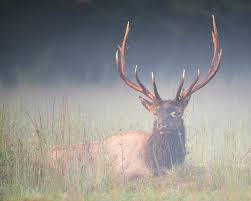
#> input picture imgs/img1.jpeg, 251 x 201 px; its folder holds 4 pictures in this run
$ jupyter execute histogram_equivalization.ipynb
#> lines starting #> are read from the running program, lines starting #| are printed output that depends on the picture
[cell 1]
import numpy as np
import matplotlib.pyplot as plt
from PIL import Image
from collections import Counter, defaultdict
import matplotlib.pyplot as plt
import os
import cv2

[cell 2]
def histogram_equivalization(arr: np.ndarray):
    tot_pixels = arr.shape[0]*arr.shape[1]
    freq = Counter(np.ravel(arr).tolist()) # get freq of the items
    freq = sorted(freq.items(), key=lambda l: l[0]) # sort by intensity values
    mp = defaultdict(int)
    cumm_sum = 0
    for intensity, count in freq:
        cumm_sum += count
        prob = cumm_sum/tot_pixels
        mp[intensity] = int(255*prob)

    map_func = np.vectorize(lambda x: mp.get(x, x)) # func to map old intensities to new intensities
    new_arr = map_func(arr)
    return new_arr.astype(np.uint8) # 8 bit encoding for grayscale image

def adaptive_histogram_equivalization(arr: np.ndarray, tile_size: int):
    new_arr = arr.copy()
    for i in range(0, arr.shape[0], tile_size):
        for j in range(0, arr.shape[1], tile_size):
            new_arr[i:i+tile_size, j:j+tile_size] = cv2.equalizeHist(arr[i:i+tile_size, j:j+tile_size])
    return new_arr

[cell 3]
image_paths = [os.path.join('imgs', filename) for filename in os.listdir("imgs")]
num_images = len(image_paths)
clahe = cv2.createCLAHE(clipLimit=2, tileGridSize=(8, 8))
_, axs = plt.subplots(num_images, 3, figsize=(15, 4*num_images))
for i in range(num_images):
    original_arr = np.array(Image.open(image_paths[i]))
#> original_arr is the input picture: shape (201, 251, 3); mean R, G, B 141.7, 140.9, 139.4
    min_val, max_val = np.min(original_arr), np.max(original_arr)
#> min_val = 31; max_val = 255

    axs[i, 0].imshow(original_arr, cmap="gray")
    axs[i, 0].axis("off")
    # Plot the histogram of the original image in the middle column
    axs[i, 1].hist(original_arr.ravel(), bins=256, range=(0, 255), color='black')
    axs[i, 1].set_title("Original Histogram")
    axs[i, 1].set_xlim([0, 255])
    axs[i, 1].axvline(min_val, color='red', linestyle='--', linewidth=2, label=f'Min: {min_val}')
    axs[i, 1].axvline(max_val, color='blue', linestyle='--', linewidth=2, label=f'Max: {max_val}')
    axs[i, 1].legend(loc='upper right')

    axs[i, 2].imshow(histogram_equivalization(original_arr), cmap="gray")
#> in histogram_equivalization, `freq = Counter(np.ravel(arr).tolist())`: freq = 225 items
#> in histogram_equivalization, `freq = sorted(freq.items(), key=lambda l: l[0])`: freq = 225 pairs, first value 31 to 255, second value 5 to 1441
#> the loop in histogram_equivalization, `for intensity, count in freq:` made 225 passes
#> (count, cumm_sum, prob) on passes 1 to 3: (5, 5, 9.91e-05), (25, 30, 0.000595), (43, 73, 0.00145)
#> after the loop in histogram_equivalization, `for intensity, count in freq:`: cumm_sum = 151353; mp = 225 items
#> in histogram_equivalization, `new_arr = map_func(arr)`:
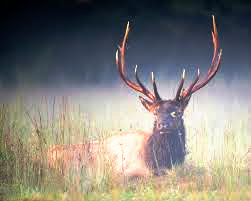
#> new_arr: shape (201, 251, 3) int64; mean R, G, B 397.1, 387.1, 368.9; drawn with min black and max white
#> in histogram_equivalization, `return new_arr.astype(np.uint8)`:
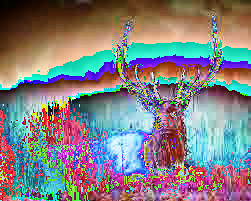
#> returned value: shape (201, 251, 3); mean of channels 0, 1, 2 129.1, 127.4, 129.8; drawn as B, G, R
    axs[i, 2].axis("off")
#> pass 2 of the loop `for i in range(num_images):`:
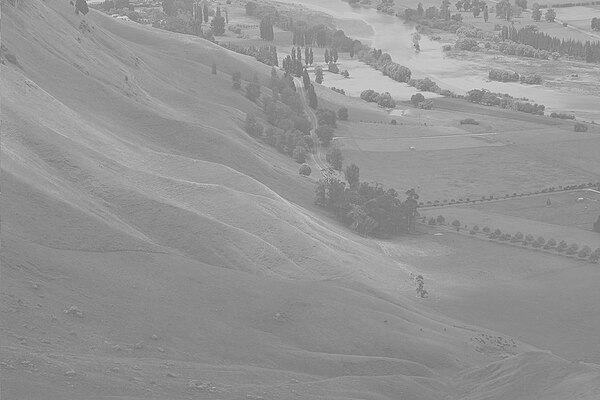
#> input picture imgs/img1.jpg, 600 x 400 px
#> original_arr is the input picture: shape (400, 600); min 96, max 228, mean 148
#> `min_val, max_val = np.min(original_arr), np.max(original_arr)`: min_val = 96; max_val = 228
#> in histogram_equivalization (call 2), `freq = Counter(np.ravel(arr).tolist())`: freq = 128 items
#> in histogram_equivalization (call 2), `freq = sorted(freq.items(), key=lambda l: l[0])`: freq = 128 pairs, first value 96 to 228, second value 1 to 9164
#> the loop in histogram_equivalization (call 2), `for intensity, count in freq:` made 128 passes
#> (intensity, count, cumm_sum, prob) on passes 1 to 8: (96, 1, 1, 4.17e-06), (100, 1, 2, 8.33e-06), (101, 1, 3, 1.25e-05), (103, 1, 4, 1.67e-05), (104, 3, 7, 2.92e-05), (105, 4, 11, 4.58e-05), (106, 4, 15, 6.25e-05), (107, 10, 25, 0.000104)
#> after the loop in histogram_equivalization (call 2), `for intensity, count in freq:`: cumm_sum = 240000; mp = 128 items
#> in histogram_equivalization (call 2), `new_arr = map_func(arr)`:
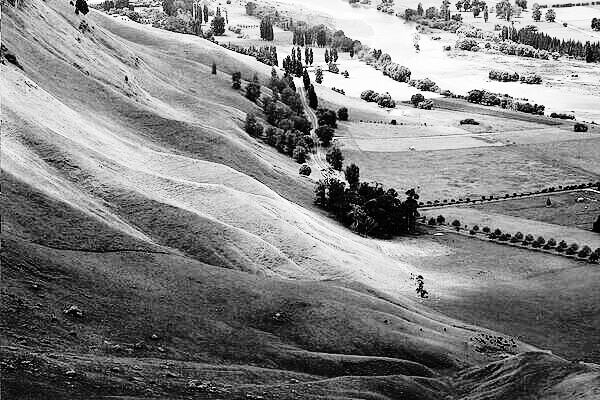
#> new_arr: shape (400, 600) int64; min 0, max 255, mean 129.9
#> pass 3 of the loop `for i in range(num_images):`:
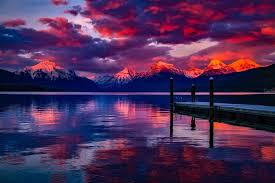
#> input picture imgs/img2.jpeg, 275 x 183 px
#> original_arr is the input picture: shape (183, 275, 3); mean R, G, B 76, 44.1, 86.1
#> `min_val, max_val = np.min(original_arr), np.max(original_arr)`: min_val = 0; max_val = 255
#> in histogram_equivalization (call 3), `freq = Counter(np.ravel(arr).tolist())`: freq = 256 items
#> in histogram_equivalization (call 3), `freq = sorted(freq.items(), key=lambda l: l[0])`: freq = 256 pairs, first value 0 to 255, second value 11 to 3596
#> the loop in histogram_equivalization (call 3), `for intensity, count in freq:` made 256 passes
#> (count, cumm_sum, prob) on passes 1 to 3: (3596, 3596, 0.0715), (906, 4502, 0.0895), (1028, 5530, 0.11)
#> after the loop in histogram_equivalization (call 3), `for intensity, count in freq:`: cumm_sum = 150975; mp = 256 items
#> new_arr: shape (183, 275, 3) int64
#> in histogram_equivalization (call 3), `return new_arr.astype(np.uint8)`:
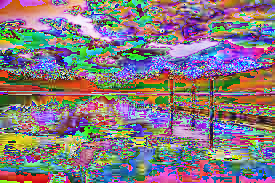
#> returned value: shape (183, 275, 3); mean of channels 0, 1, 2 127.7, 121.9, 134.3; drawn as B, G, R
#> the loop made 4 passes; the first 3 are shown
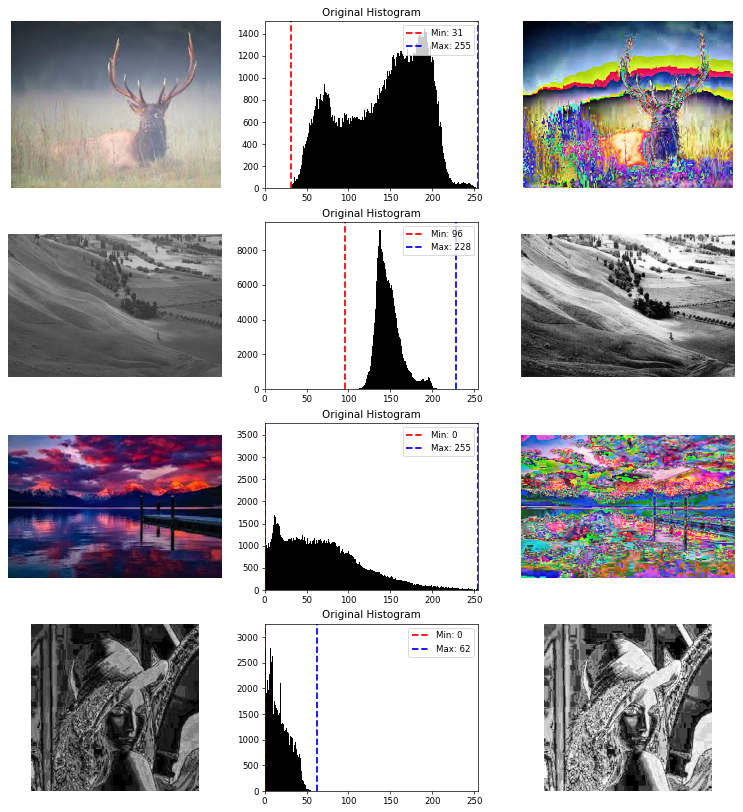
#> figure drawn by matplotlib, 12 panels; palette indices are drawn, not the picture's colours; panel 2: tallest bar 1441 high, from x = 190.3 to 191.2; panel 5: tallest bar 9164 high, from x = 136.5 to 137.5; panel 8: tallest bar 3596 high, from x = 0 to 0.996; panel 11: tallest bar 3107 high, from x = 0 to 0.996

[cell 4]
image_paths = [os.path.join('imgs', filename) for filename in os.listdir("imgs")]
num_images = len(image_paths)
#> num_images = 4
clahe = cv2.createCLAHE(clipLimit=2, tileGridSize=(8, 8))
_, axs = plt.subplots(num_images, 3, figsize=(15, 4*num_images))
for i in range(num_images):
    original_arr = np.array(Image.open(image_paths[i]))
    min_val, max_val = np.min(original_arr), np.max(original_arr)
#> min_val = 31
    axs[i, 0].imshow(original_arr, cmap="gray")
    axs[i, 0].axis("off")
    axs[i, 1].imshow(histogram_equivalization(original_arr), cmap="gray")
    axs[i, 1].axis("off")
    try:
        cv_im = cv2.imread(image_paths[i], cv2.IMREAD_GRAYSCALE)
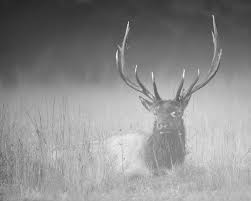
#> cv_im: shape (201, 251); min 37, max 248, mean 141
        axs[i, 2].imshow(clahe.apply(cv_im), cmap="gray")
        axs[i, 2].axis("off")
    except:
        axs[i, 2].imshow(clahe.apply(original_arr), cmap="gray")
        axs[i, 2].axis("off")
#> pass 2 of the loop `for i in range(num_images):`:
#> `min_val, max_val = np.min(original_arr), np.max(original_arr)`: min_val = 96; max_val = 228
#> pass 3 of the loop `for i in range(num_images):`:
#> `min_val, max_val = np.min(original_arr), np.max(original_arr)`: min_val = 0; max_val = 255
#> `cv_im = cv2.imread(image_paths[i], cv2.IMREAD_GRAYSCALE)`:
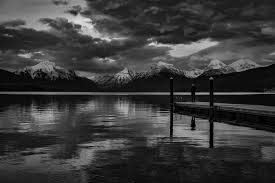
#> cv_im: shape (183, 275); min 0, max 227, mean 58.4
#> the loop made 4 passes; the first 3 are shown
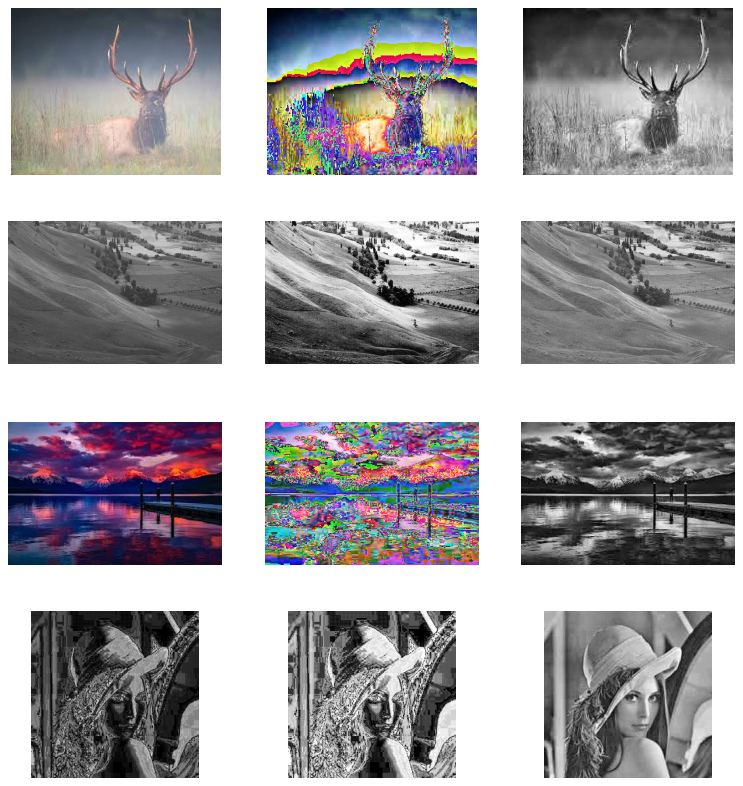
#> figure drawn by matplotlib, 12 panels; palette indices are drawn, not the picture's colours
